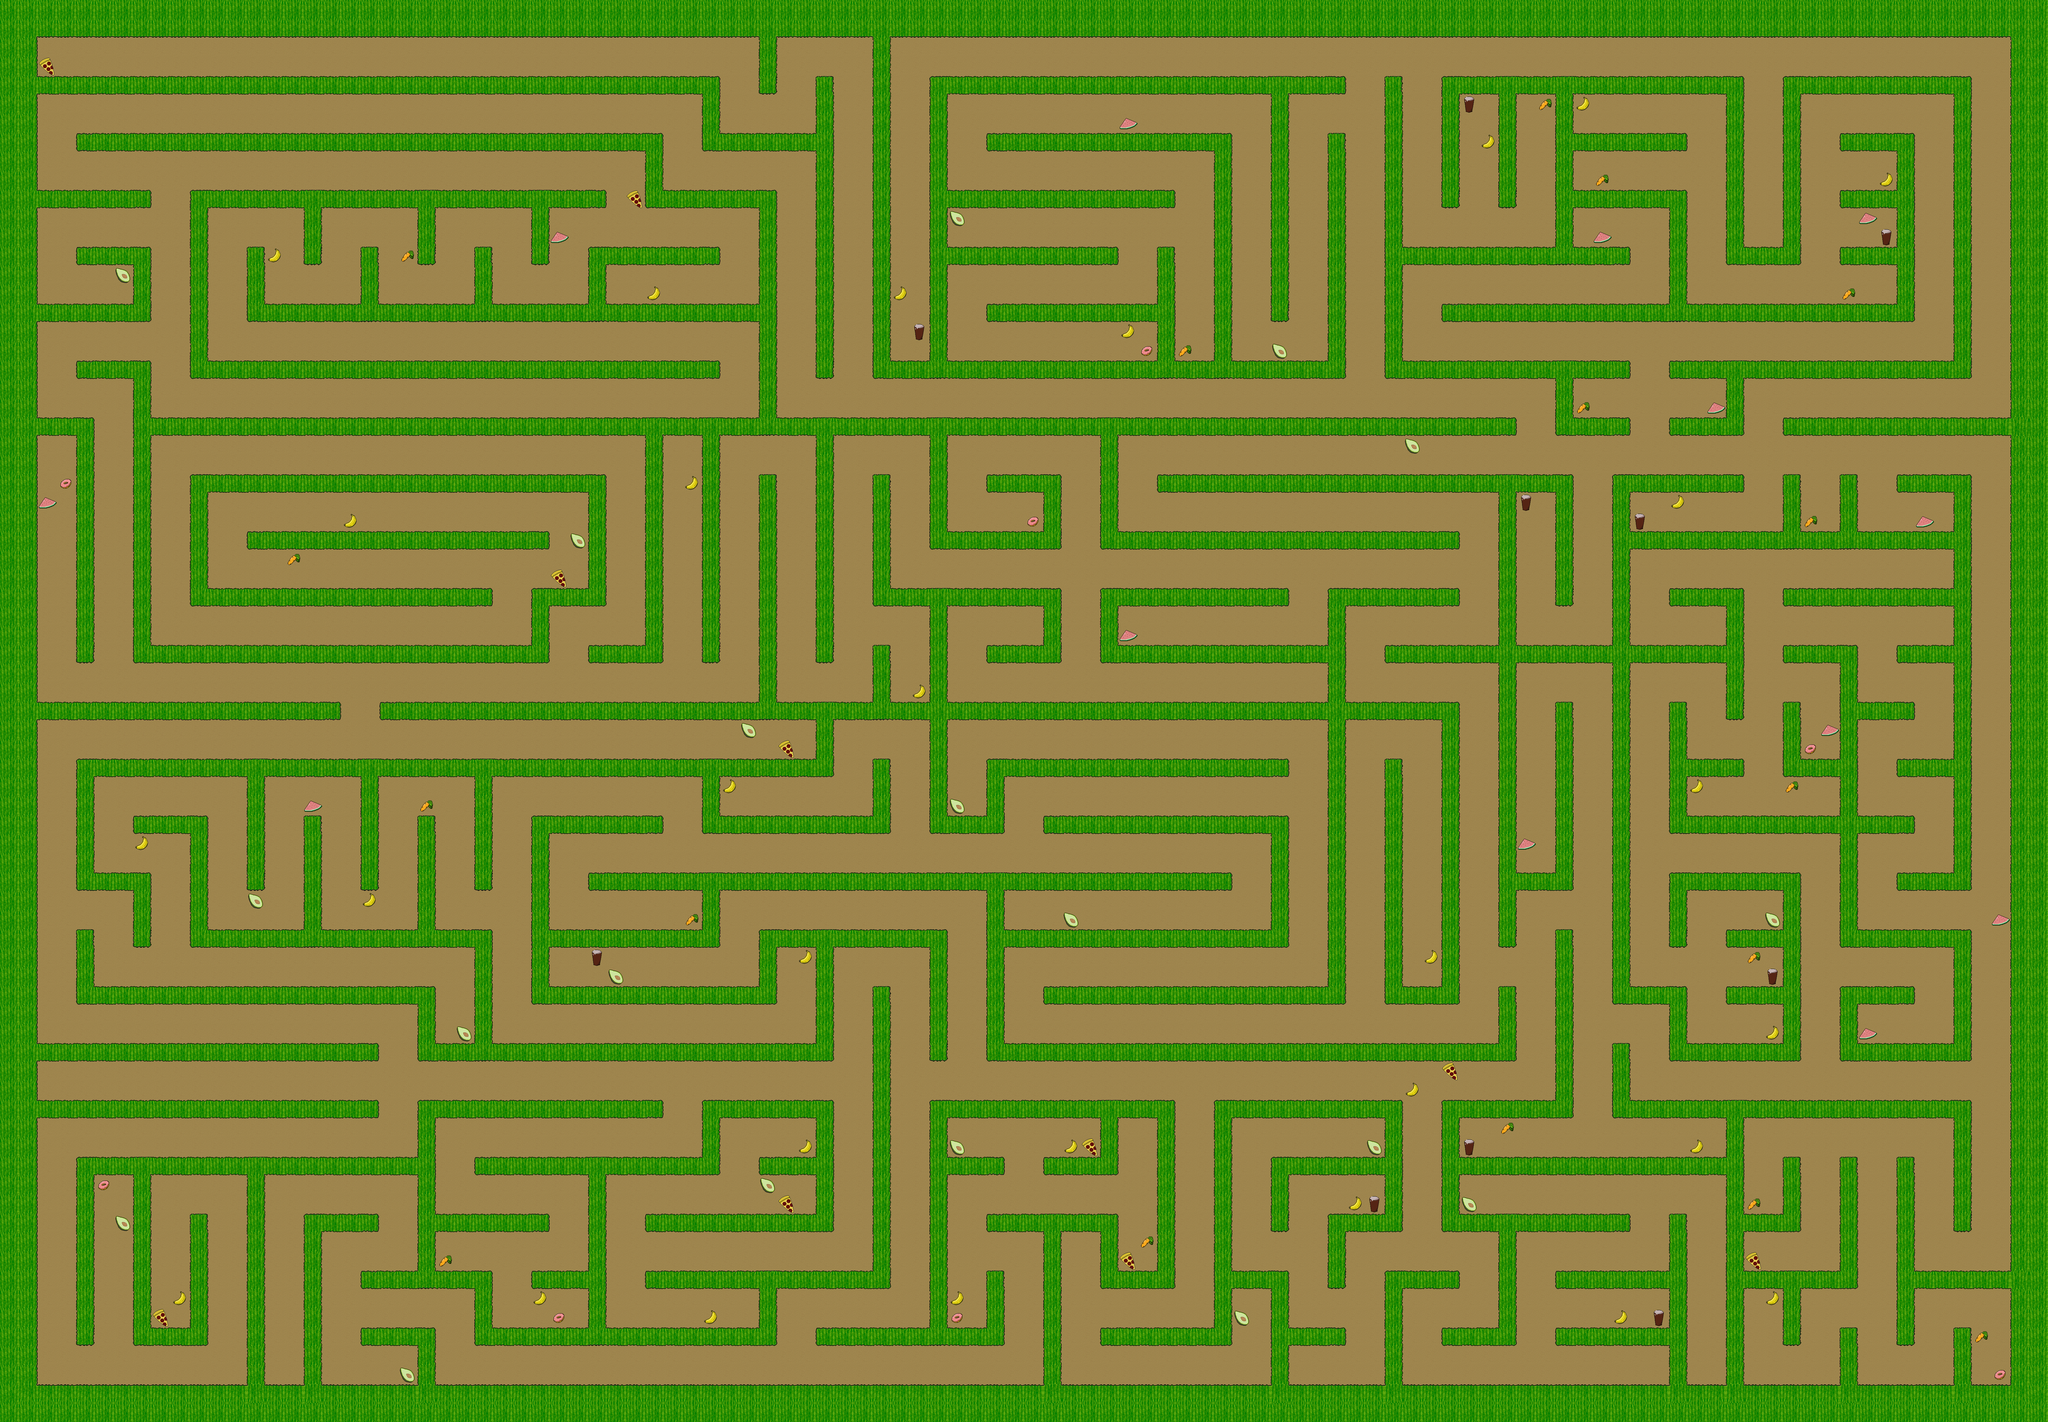

The image is a tile-based game level rendered from a .tmx file. Its description and source (layers, tilesets, objects; grid data summarised) follow:
An orthogonal 108x75 tile map with 64x64 px tiles, 4 tile layers (ground, wall_tiles, bad_tiles, good_tiles), 2 hidden layers not drawn, 4 tilesets and 385 objects.

<map version="1.2" tiledversion="1.2.2" orientation="orthogonal" renderorder="right-down" width="108" height="75" tilewidth="64" tileheight="64" infinite="0" nextlayerid="22" nextobjectid="433">
 <tileset firstgid="1" name="bad_objects" tilewidth="64" tileheight="64" tilecount="3" columns="3">
  <image source="../bad_objects.png" width="192" height="64" />
 </tileset>
 <tileset firstgid="4" name="good_objects" tilewidth="64" tileheight="64" tilecount="4" columns="4">
  <image source="../good_objects.png" width="256" height="64" />
 </tileset>
 <tileset firstgid="8" name="maali_placeholder" tilewidth="64" tileheight="64" tilecount="1" columns="1">
  <image source="../maali_placeholder.png" width="64" height="64" />
 </tileset>
 <tileset firstgid="9" name="tileset" tilewidth="64" tileheight="64" tilecount="24" columns="24">
  <image source="tileset.png" width="1536" height="64" />
 </tileset>
 <layer id="14" name="ground" width="108" height="75">
  <data>[8100 cells, 8100 non-empty, 1 distinct tile ids]</data>
 </layer>
 <objectgroup id="4" name="startpos">
  <object id="1" x="192" y="3648">
   <point />
  </object>
 </objectgroup>
 <layer id="15" name="wall_tiles" width="108" height="75">
  <data>[8100 cells, 3046 non-empty, 23 distinct tile ids]</data>
 </layer>
 <objectgroup id="8" name="wall_objects">
  <object id="6" x="128" y="3520" width="1152" height="64" />
  <object id="7" x="256" y="3136" width="64" height="256" />
  <object id="8" x="320" y="3328" width="1088" height="64" />
  <object id="9" x="1408" y="3328" width="64" height="256" />
  <object id="10" x="1600" y="3136" width="64" height="384" />
  <object id="11" x="1408" y="2752" width="64" height="384" />
  <object id="12" x="1024" y="2752" width="64" height="384" />
  <object id="13" x="640" y="2816" width="64" height="384" />
  <object id="14" x="448" y="2752" width="256" height="64" />
  <object id="15" x="704" y="3136" width="896" height="64" />
  <object id="16" x="1216" y="2624" width="64" height="384" />
  <object id="17" x="832" y="2624" width="64" height="384" />
  <object id="18" x="1600" y="2624" width="64" height="384" />
  <object id="19" x="448" y="2944" width="64" height="256" />
  <object id="20" x="256" y="2944" width="192" height="64" />
  <object id="21" x="256" y="2560" width="64" height="384" />
  <object id="22" x="320" y="2560" width="2432" height="64" />
  <object id="23" x="2752" y="2432" width="64" height="192" />
  <object id="24" x="2368" y="2624" width="64" height="192" />
  <object id="25" x="1792" y="2752" width="448" height="64" />
  <object id="26" x="1792" y="2816" width="64" height="576" />
  <object id="27" x="1472" y="3520" width="1280" height="64" />
  <object id="28" x="2752" y="3200" width="64" height="384" />
  <object id="29" x="1856" y="3328" width="704" height="64" />
  <object id="30" x="2560" y="3136" width="64" height="256" />
  <object id="31" x="1856" y="3136" width="512" height="64" />
  <object id="32" x="2368" y="3008" width="64" height="192" />
  <object id="33" x="2432" y="2752" width="512" height="64" />
  <object id="34" x="2944" y="2560" width="64" height="256" />
  <object id="36" x="3328" y="3008" width="64" height="512" />
  <object id="37" x="2624" y="3136" width="576" height="64" />
  <object id="38" x="3136" y="3200" width="64" height="384" />
  <object id="52" x="3712" y="1984" width="64" height="256" />
  <object id="56" x="3328" y="2560" width="64" height="256" />
  <object id="57" x="3136" y="2752" width="192" height="64" />
  <object id="58" x="3136" y="2432" width="64" height="320" />
  <object id="61" x="3712" y="1472" width="64" height="384" />
  <object id="63" x="3328" y="1600" width="192" height="64" />
  <object id="64" x="3520" y="1600" width="64" height="256" />
  <object id="65" x="3136" y="1792" width="384" height="64" />
  <object id="66" x="3136" y="1472" width="64" height="320" />
  <object id="67" x="3328" y="2176" width="192" height="64" />
  <object id="68" x="3520" y="1984" width="64" height="256" />
  <object id="69" x="2944" y="1984" width="576" height="64" />
  <object id="70" x="2944" y="1600" width="64" height="384" />
  <object id="71" x="3136" y="2048" width="64" height="320" />
  <object id="72" x="2944" y="2176" width="64" height="192" />
  <object id="73" x="2752" y="1472" width="64" height="768" />
  <object id="74" x="2560" y="1600" width="64" height="768" />
  <object id="75" x="2368" y="1472" width="64" height="768" />
  <object id="76" x="2176" y="1472" width="64" height="704" />
  <object id="77" x="1984" y="2176" width="256" height="64" />
  <object id="78" x="1984" y="1600" width="64" height="384" />
  <object id="79" x="1792" y="1984" width="256" height="64" />
  <object id="80" x="1792" y="2048" width="64" height="192" />
  <object id="81" x="640" y="1600" width="1344" height="64" />
  <object id="82" x="640" y="1664" width="64" height="384" />
  <object id="83" x="704" y="1984" width="960" height="64" />
  <object id="84" x="832" y="1792" width="1024" height="64" />
  <object id="85" x="448" y="2176" width="1344" height="64" />
  <object id="86" x="448" y="1280" width="64" height="896" />
  <object id="87" x="256" y="1216" width="256" height="64" />
  <object id="88" x="128" y="1408" width="192" height="64" />
  <object id="89" x="256" y="1472" width="64" height="768" />
  <object id="97" x="3136" y="320" width="64" height="896" />
  <object id="102" x="2944" y="128" width="64" height="1088" />
  <object id="103" x="2560" y="128" width="64" height="192" />
  <object id="104" x="2752" y="256" width="64" height="1024" />
  <object id="105" x="2368" y="448" width="384" height="64" />
  <object id="106" x="2368" y="256" width="64" height="192" />
  <object id="107" x="2176" y="640" width="448" height="64" />
  <object id="108" x="2560" y="704" width="64" height="704" />
  <object id="109" x="128" y="256" width="2240" height="64" />
  <object id="110" x="256" y="448" width="1984" height="64" />
  <object id="111" x="2176" y="512" width="64" height="128" />
  <object id="112" x="640" y="640" width="1408" height="64" />
  <object id="113" x="1792" y="704" width="64" height="192" />
  <object id="114" x="1408" y="704" width="64" height="192" />
  <object id="115" x="1024" y="704" width="64" height="192" />
  <object id="116" x="640" y="704" width="64" height="576" />
  <object id="117" x="704" y="1216" width="1728" height="64" />
  <object id="118" x="1984" y="832" width="64" height="192" />
  <object id="119" x="2048" y="832" width="384" height="64" />
  <object id="120" x="1600" y="832" width="64" height="192" />
  <object id="121" x="1216" y="832" width="64" height="192" />
  <object id="122" x="832" y="832" width="64" height="192" />
  <object id="123" x="832" y="1024" width="1728" height="64" />
  </objectgroup>
 <objectgroup id="9" name="goal_blocking_object" visible="0">
  <!-- 1 objects omitted --></objectgroup>
 <objectgroup id="10" name="goal_object" visible="0">
  <!-- 1 objects omitted --></objectgroup>
 <layer id="16" name="goal_ground" width="108" height="75" visible="0">
  <data>[8100 cells, 8 non-empty, 1 distinct tile ids]</data>
 </layer>
 <layer id="17" name="goal" width="108" height="75" visible="0">
  <data>[8100 cells, 6 non-empty, 2 distinct tile ids]</data>
 </layer>
 <layer id="18" name="bad_tiles" width="108" height="75">
  <data>[8100 cells, 28 non-empty, 3 distinct tile ids]</data>
 </layer>
 <objectgroup id="12" name="bad_objects">
  <!-- 28 objects omitted --></objectgroup>
 <layer id="19" name="good_tiles" width="108" height="75">
  <data>[8100 cells, 78 non-empty, 4 distinct tile ids]</data>
 </layer>
 <objectgroup id="13" name="good_objects">
  <!-- 78 objects omitted --></objectgroup>
</map>
<!-- 297 of 385 objects omitted -->
